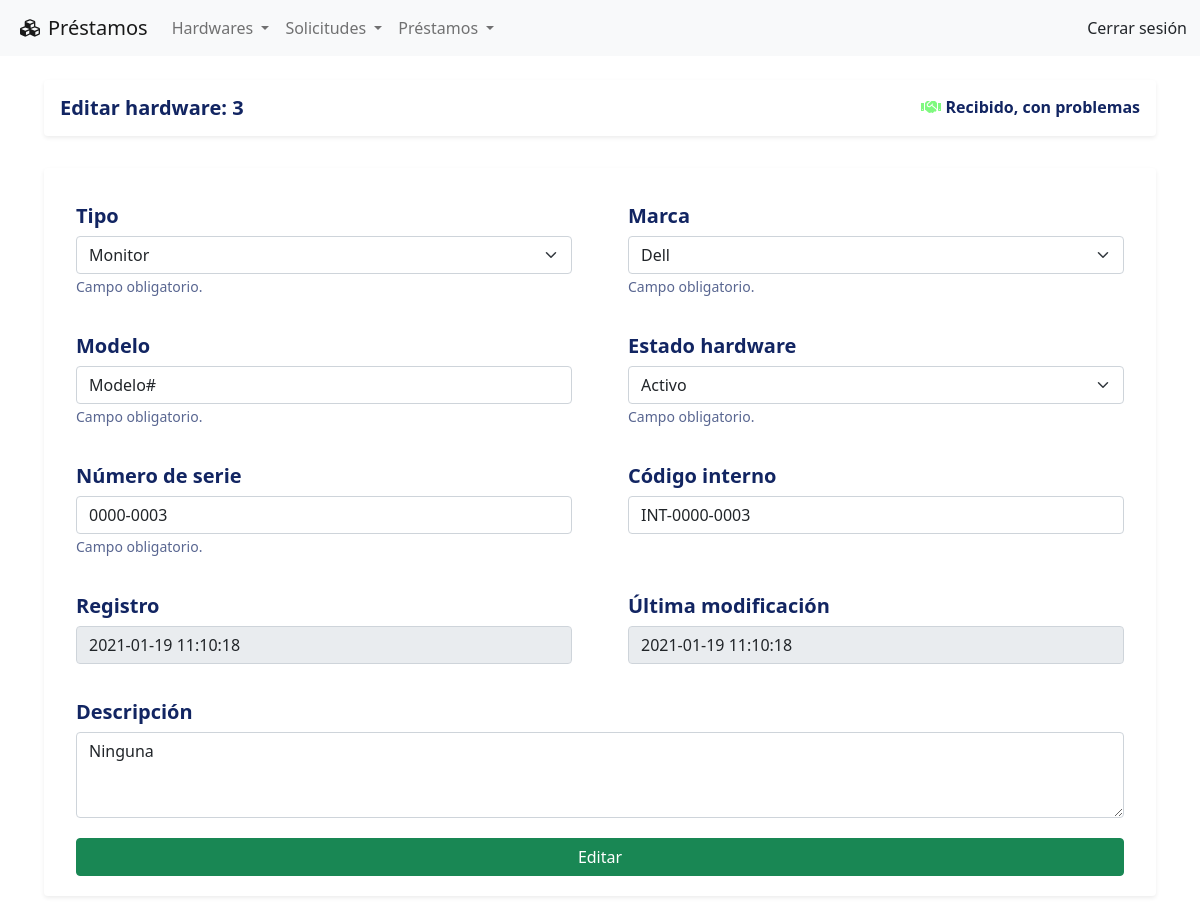
The app's page /hardware/editar&id=3, older data.
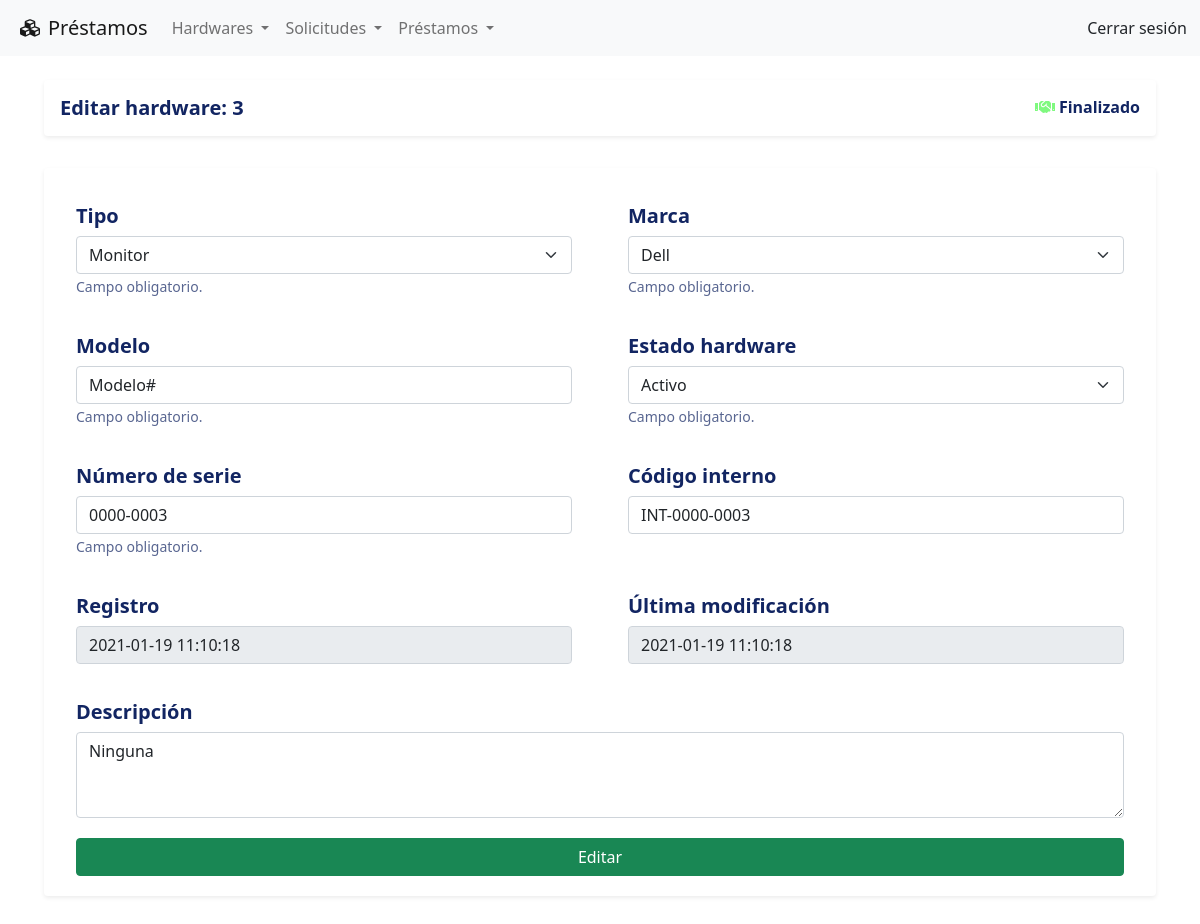
The same page, newer data.
### tables this page shows
CREATE TABLE IF NOT EXISTS hardwares
(
    id_hardware INT AUTO_INCREMENT PRIMARY KEY NOT NULL,
    id_tipo_hardware INT NOT NULL,
    id_marca INT NOT NULL,
    descripcion_hardware VARCHAR(1024),
    modelo VARCHAR(40) NOT NULL,
    numero_serie VARCHAR(40) NOT NULL UNIQUE,
    codigo_interno VARCHAR(40),
    id_estado_hardware INT NOT NULL,
    id_estado_prestamo INT NOT NULL,
    created_at TIMESTAMP DEFAULT CURRENT_TIMESTAMP,
    updated_at DATETIME DEFAULT CURRENT_TIMESTAMP ON UPDATE CURRENT_TIMESTAMP,
    FOREIGN KEY (id_tipo_hardware) REFERENCES tipos_hardware (id_tipo_hardware),
    FOREIGN KEY (id_marca) REFERENCES marcas (id_marca)
);

CREATE TABLE IF NOT EXISTS estados_prestamo
( 
    id_estado_prestamo INT AUTO_INCREMENT PRIMARY KEY NOT NULL, 
    estado_prestamo VARCHAR(40) NOT NULL UNIQUE,
    color_estado_prestamo VARCHAR(40) NOT NULL, 
    created_at TIMESTAMP DEFAULT CURRENT_TIMESTAMP,
    updated_at DATETIME DEFAULT CURRENT_TIMESTAMP ON UPDATE CURRENT_TIMESTAMP
);

CREATE TABLE IF NOT EXISTS tipos_hardware
(
    id_tipo_hardware INT AUTO_INCREMENT PRIMARY KEY NOT NULL,
    tipo_hardware VARCHAR(40) NOT NULL UNIQUE,
    created_at TIMESTAMP DEFAULT CURRENT_TIMESTAMP,
    updated_at DATETIME DEFAULT CURRENT_TIMESTAMP ON UPDATE CURRENT_TIMESTAMP
);

CREATE TABLE IF NOT EXISTS marcas
(
    id_marca INT AUTO_INCREMENT PRIMARY KEY NOT NULL,
    marca VARCHAR(40) NOT NULL UNIQUE,
    created_at TIMESTAMP DEFAULT CURRENT_TIMESTAMP,
    updated_at DATETIME DEFAULT CURRENT_TIMESTAMP ON UPDATE CURRENT_TIMESTAMP
);

CREATE TABLE IF NOT EXISTS estados_hardware
(
    id_estado_hardware INT AUTO_INCREMENT PRIMARY KEY NOT NULL,
    estado_hardware VARCHAR(40) NOT NULL UNIQUE,
    color_estado_hardware VARCHAR(40) NOT NULL UNIQUE,
    created_at TIMESTAMP DEFAULT CURRENT_TIMESTAMP,
    updated_at DATETIME DEFAULT CURRENT_TIMESTAMP ON UPDATE CURRENT_TIMESTAMP
);

### index.php (called while the page is built, shortened)
<?php
    require_once "config/database.php";
    include_once "views/layouts/header.php";
    include_once "views/layouts/main.php";
    include_once "views/layouts/footer.php";
?>

### config/database.php (called while the page is built)
<?php
class Database {
    public static function connect(){
        $db = new mysqli('localhost', 'root', '', 'prestamos');
        $db->query ("SET NAMES 'utf-8'");
        return $db;
    }
}

### models/hardwareModel.php (called while the page is built, shortened)
<?php
class HardwareModel{
    private $idHardware;
    private $db;
    public function __construct() {
        $this->db = Database::connect();
    }
    public function getIdHardware() {
        return $this->idHardware;
    }
    public function setIdHardware($idHardware) {
        $this->idHardware = $idHardware;
    }
    public function getOne() {
        $hardware = $this->db->query("SELECT * FROM hardwares
            INNER JOIN
                tipos_hardware ON hardwares.id_tipo_hardware = tipos_hardware.id_tipo_hardware
            INNER JOIN
                marcas ON hardwares.id_marca  = marcas.id_marca
            INNER JOIN
                estados_hardware ON hardwares.id_estado_hardware = estados_hardware.id_estado_hardware
            INNER JOIN
                    estados_prestamo ON hardwares.id_estado_prestamo = estados_prestamo.id_estado_prestamo
            WHERE id_hardware = {$this->getIdHardware()};");
            $hard = $hardware->fetch_object();
            return $hard;
    }
}

### views/hardware/editar.php (the view, shortened to what the changed rows need)
   <div class="row my-3">
       <div class="col align-middle">
           <div class="card d-inline-block border-0 shadow-sm shadow-hover w-100">
               <div class="card-body d-flex justify-content-between align-items-center">
                   <h5 class="mb-0">Editar hardware: <?php echo $hard->id_hardware?></h5>
				<h6 class="mb-0">
					<span>
						<i class="far fa-handshake fa"
							<?php
								switch ($hard->id_estado_prestamo) {
									case 3:
										echo 'style="color:rgba(0, 244, 0, 0.5)"';
									break;
								}
							?>
						> </i>
					</span>
					<?php echo $hard->estado_prestamo?>
				</h6>
               </div>
           </div>
       </div>
   </div>
   <div class="row my-3">
	<div class="col-xl-12 col-lg-12">
		<div class="card card-body shadow-sm p-3 mb-5 bg-white rounded border-0">
			<form action="<?= URL ?>hardware/edicion" method="POST">
				<div class="row my-1">
					<div class="col-sm-6">
						<div class="card border-0">
							<div class="card-body">
								<h5 class="card-title">Tipo</h5>
								<select class="form-select" name="id_tipo_hardware" required>
									<option
										value="<?php echo $hard->id_tipo_hardware?>">
										<?php echo $hard->tipo_hardware ?>
									</option>
								</select>
                                   <small class="form-text text-muted">Campo obligatorio.</small>
							</div>
						</div>
					</div>
					<div class="col-sm-6">
						<div class="card border-0">
							<div class="card-body">
								<h5 class="card-title">Marca</h5>
								<select class="form-select" name="id_marca" required>
									<option
										value="<?php echo $hard->id_marca?>">
										<?php echo $hard->marca ?>
									</option>
								</select>
                                   <small class="form-text text-muted">Campo obligatorio.</small>
							</div>
						</div>
					</div>
				</div>
				<div class="row my-1">
					<div class="col-sm-6">
						<div class="card border-0">
							<div class="card-body">
								<h5 class="card-title">Modelo</h5>
								<input type="text" class="form-control" placeholder="Modelo"
									value="<?= $hard->modelo ?>" name="modelo" required>
                                   <small class="form-text text-muted">Campo obligatorio.</small>
							</div>
						</div>
					</div>
					<div class="col-sm-6">
						<div class="card border-0">
							<div class="card-body">
								<h5 class="card-title">Estado hardware</h5>
								<select class="form-select" name="id_estado_hardware" required>
									<option
										value="<?php echo $hard->id_estado_hardware?>">
										<?php echo $hard->estado_hardware ?>
									</option>
								</select>
                                   <small class="form-text text-muted">Campo obligatorio.</small>
							</div>
						</div>
					</div>
				</div>
				<div class="row my-1">
					<div class="col-sm-6">
						<div class="card border-0">
							<div class="card-body">
								<h5 class="card-title">Número de serie</h5>
								<input type="text" class="form-control"
									value="<?= $hard->numero_serie ?>" name="numero_serie" required>
                                   <small class="form-text text-muted">Campo obligatorio.</small>
                               </div>
						</div>
					</div>
					<div class="col-sm-6">
						<div class="card border-0">
							<div class="card-body">
								<h5 class="card-title">Código interno</h5>
								<input type="text" class="form-control"
									value="<?= $hard->codigo_interno ?>" name="codigo_interno">
							</div>
						</div>
					</div>
				</div>
				<div class="row my-1">
					<div class="col-sm-6">
						<div class="card border-0">
							<div class="card-body">
								<h5 class="card-title">Registro</h5>
								<input type="text" class="form-control" readonly
									value="<?= $hard->created_at ?>" required>
                               </div>
						</div>
					</div>
					<div class="col-sm-6">
						<div class="card border-0">
							<div class="card-body">
								<h5 class="card-title">Última modificación</h5>
								<input type="text" class="form-control" readonly
								value="<?= $hard->updated_at ?>" required>
							</div>
						</div>
					</div>
				</div>
				<div class="row my-1 ">
					<div class="col">
						<div class="card border-0">
							<div class="card-body">
								<h5 class="card-title">Descripción</h5>
								<textarea type="text" class="form-control text-left" rows="3" name="descripcion_hardware"><?= trim($hard->descripcion_hardware); ?> </textarea>
							</div>
						</div>
					</div>
				</div>
				<div class="row my-1">
					<div class="col">
						<div class="card border-0 px-3">
							<input type="submit" class="btn btn-success btn-block" value="Editar">
						</div>
					</div>
				</div>
			</form>
		</div>
	</div>
</div>

Row changes from the older to the newer data that the page shows:
changed through a linked row, hardwares "Modelo#": id_estado_prestamo.estado_prestamo "Recibido, con problemas" → "Finalizado"
